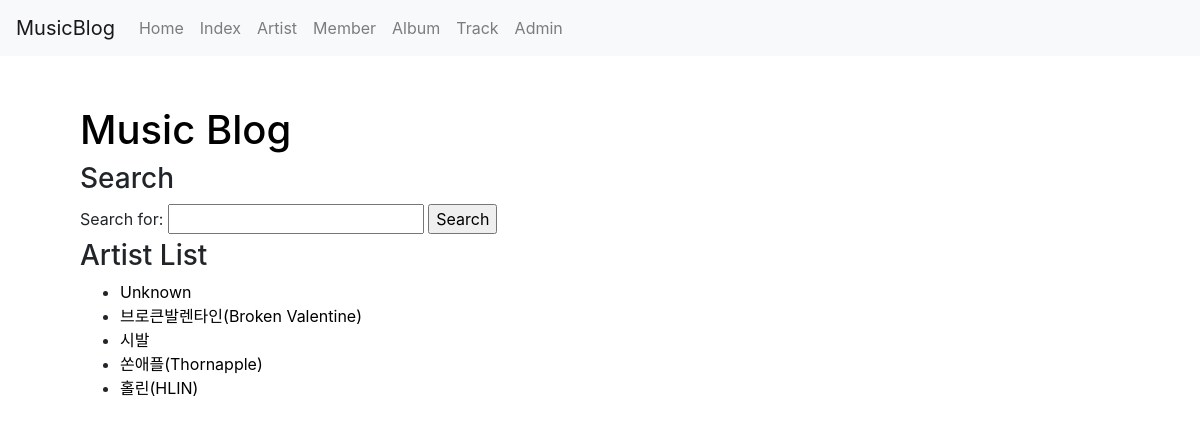
/musicblog/artist/, run on the app's committed database.
### musicb/models.py (models this page shows, shortened)
class Artist(models.Model):
    name = models.CharField(verbose_name="Name", null=False, blank=False, unique=True, max_length=50)
    slug = models.SlugField("Slug", unique=True, allow_unicode=True, help_text='one word for title alias.') #처음에는 default값 정해주고, admin.py 수정 후에는 지우면 됨 (왜 그럴까 시발)
    company = models.CharField(verbose_name="Company", default="No company", max_length=50, null=True, blank=True)
    debut = models.PositiveIntegerField(default=2020, validators=[MinValueValidator(1900), MaxValueValidator(2021)], null=True, blank=True)
    artist_info = models.TextField(verbose_name='ArtistInfo', default="There is no information.", null=True, blank=True)

### musicb/views.py (the view)
# urls.py: path('artist/', views.ArtistLV.as_view(), name='artistview'),
class ArtistLV(ListView):
    def get_queryset(self):
        return Artist.objects.order_by('name')
    allow_empty = True

### musicb/templates/musicb/artist_list.html (shortened to what this page needs)
{% extends 'musicb/base.html' %}
{% block content %}
    {% include 'musicb/musicblog_base.html' %}
    <h3>Artist List</h3>
    {% if object_list %}
        <ul>
            {% for artist in object_list %}
                <li><a class='no_linkdecoration' href="{% url 'musicblog:artistview_detail' artist.slug %}">{{artist.name}}</a></li>
            {% endfor %}
        </ul>
    {% else %}
        There is no artist.
    {% endif %}
{% endblock %}

### data on the page
Artist: name "Unknown"
Artist: name "브로큰발렌타인(Broken Valentine)"
Artist: name "시발"
Artist: name "쏜애플(Thornapple)"
Artist: name "홀린(HLIN)"
